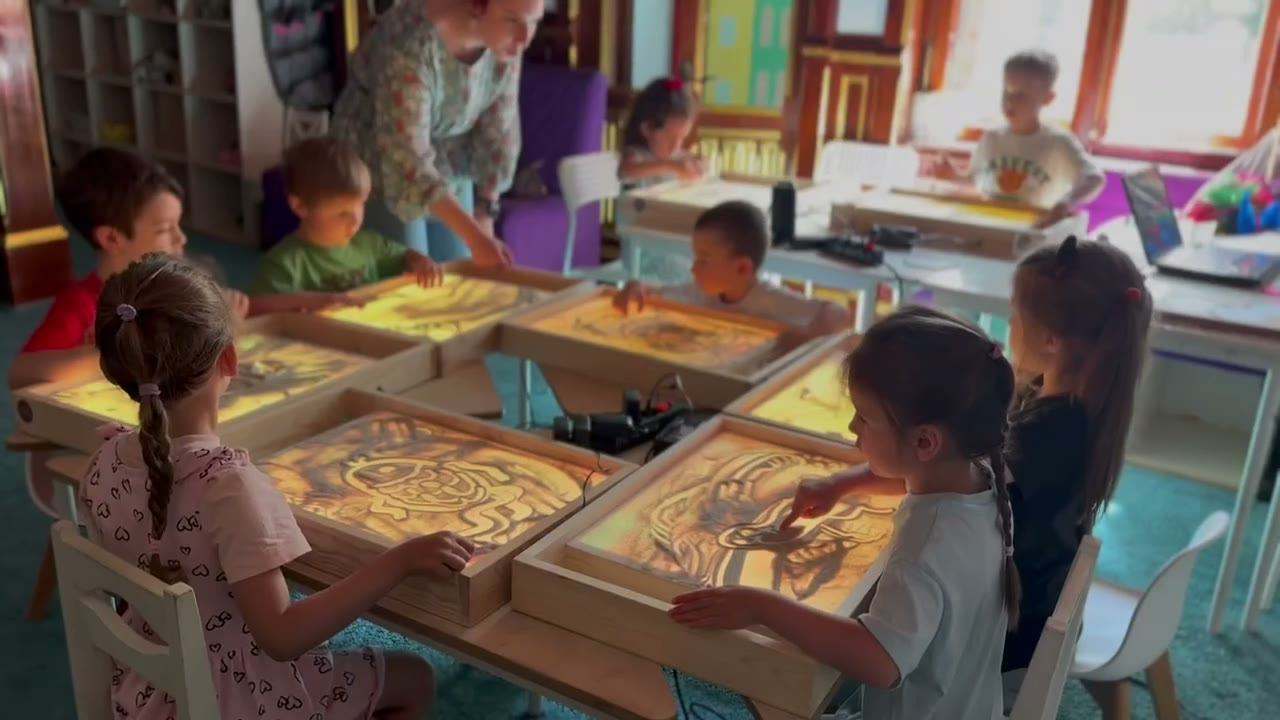
#> input picture assets/img/posters/club_sand.jpg, 1280 x 720 px
$ python -i media.py   (imports and definitions only)
#> lines starting #> are read from the running program, lines starting #| are printed output that depends on the picture
#> further down, picture is the input picture: PIL image 1280x720 RGB; mean R, G, B 103.1, 87.6, 78.1
"""Готовит фото, постеры, видео и кадры 3D-макета для сайта Ай Про, версия A.

Видео пережимаются в H.264 (CRF 28, не больше 1280 px по длинной стороне, без звука, faststart):
главное видео первого экрана — короткий фрагмент обзора школы, 1,5–3 МБ.
Запуск: python3 gen/media.py <папка assets сайта> [photos|video|all]"""
import os, shutil, subprocess, sys
from PIL import Image, ImageEnhance

SRC = '/home/claude/src/site/assets'
TOUR_SRC = '/home/claude/video/tour_hd.mp4'  # обзор школы 1080p (85 с) — для первого экрана берём 30 с
SUMMER_CLUB_SRC = '/home/claude/video/summer_club_70.mp4'  # летний клуб, 70 с (как было на сайте)
# видео в блоках и альбомах
VIDEOS = ['terr_overview', 'clubs_dance', 'hero_live', 'terr_walk', 'club_wood', 'summer_yard', 'lessons',
          'gal_craft_birdhouse', 'gal_club_judo', 'club_sand', 'gal_event_lastbell', 'summer_club']
# [1 line that did not run here, left out]
WHAT = sys.argv[2] if len(sys.argv) > 2 else 'all'
# [1 line not run here, left out]


# [13 lines left out: function jpg, not called in this run]


def brighter(im):
    """Трансфер: исходный кадр тёмный — чуть светлее и теплее, без смены сюжета."""
    im = ImageEnhance.Brightness(im).enhance(1.22)
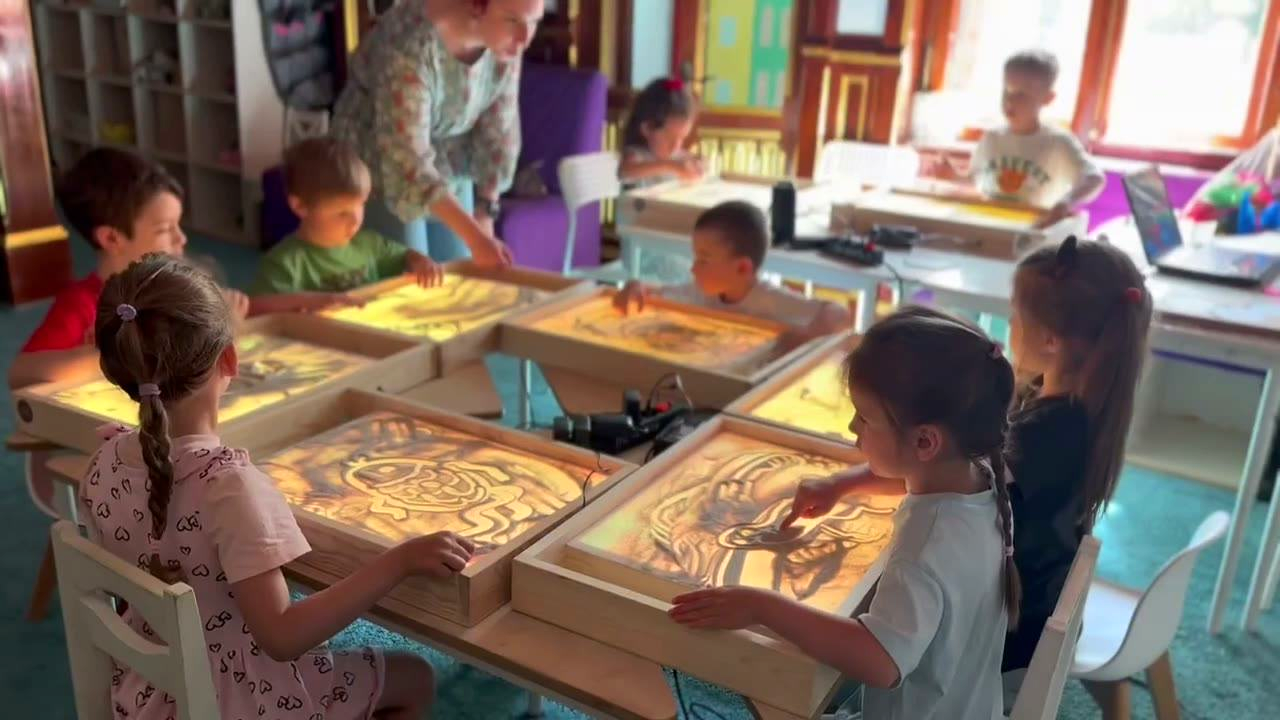
#> im: PIL image 1280x720 RGB; mean R, G, B 125.3, 106.3, 94.8
    im = ImageEnhance.Contrast(im).enhance(1.04)
    return ImageEnhance.Color(im).enhance(1.08)


# фото из архива сайта (имя на сайте: файл в архиве)
photos = {
    'facade': 'img/real/terr01.jpg',  # фасад без многоэтажки за особняком
    'mansion': 'img/real/poster_hero_live.jpg',  # обложка концепции: вход в особняк, светлый кадр
    'food': 'img/real/food_hd.jpg',
    'ped-argat': 'img/real/ped_Argat.jpg', 'ped-veselova': 'img/real/ped_Veselova.jpg',
    'ped-gordienko': 'img/real/ped_Gordienko.jpg', 'ped-melnikova': 'img/real/ped_Melnikova.jpg',
    'bus': 'img/real/chat_bus.jpg',
    'hiphop': 'img/real/chat_hiphop_team.jpg', 'judo': 'img/real/chat_judo_throw.jpg', 'court': 'img/real/sport_court.jpg',
    'chess-lesson': 'img/real/chat_chess_lesson.jpg', 'guitar': 'img/real/chat_guitar.jpg', 'theatre': 'img/real/chat_theatre_queen.jpg',
    'craft-room': 'img/real/chat_craft_room.jpg',
    'zoo': 'img/real/gal_summer_zoo.jpg', 'foam': 'img/real/g11.jpg', 'hike': 'img/real/gal_summer_hike.jpg', 'herbs': 'img/real/gal_summer_herbs.jpg',
    'flags': 'img/real/chat_summer_flags.jpg', 'pool': 'img/real/chat_terr_pool.jpg',
    'paint': 'img/real/c05.jpg', 'drawings': 'img/real/g09.jpg', 'chess-club': 'img/real/gal_club_chess.jpg', 'piano': 'img/real/club_piano.jpg',
    'recording': 'img/real/chat_recording.jpg', 'hiphop-yard': 'img/real/gal_club_hiphop.jpg', 'grotto': 'img/real/chat_terr_grotto.jpg',
    'fountain': 'img/real/gal_terr_fountain.jpg', 'stairs': 'img/real/chat_terr_stairs.jpg', 'playground': 'img/real/gal_terr_playground.jpg',
    'dance-yard': 'img/real/g16.jpg', 'september': 'img/real/gal_event_september.jpg', 'choir': 'img/real/mus01.jpg', 'round-dance': 'img/real/c02.jpg',
    'lineup': 'img/real/gal_event_lineup.jpg', 'award': 'img/real/evt01.jpg', 'costumes': 'img/real/gal_event_costumes.jpg',
    'k_main': 'img/posters/club_sand.jpg', 'p_main': 'img/real/lesson_desks.jpg', 'm_main': 'img/real/c06.jpg', 's_main': 'img/real/gal_club_chess.jpg',
}


# [65 lines left out: functions wordmarks, do_photos, enc, poster, do_video, not called in this run]


# [5 lines not run here, left out]

>>> from PIL import Image
>>> picture = Image.open('../assets/img/posters/club_sand.jpg')
>>> result = brighter(picture)

$ run again, on assets/img/posters/club_wood-sm.jpg
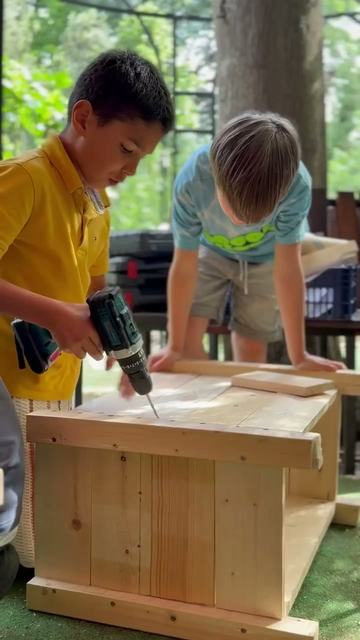
#> input picture assets/img/posters/club_wood-sm.jpg, 360 x 640 px
#> picture is the input picture: PIL image 360x640 RGB; mean R, G, B 123.1, 108.5, 77.4
#> in brighter, `im = ImageEnhance.Brightness(im).enhance(1.22)`:
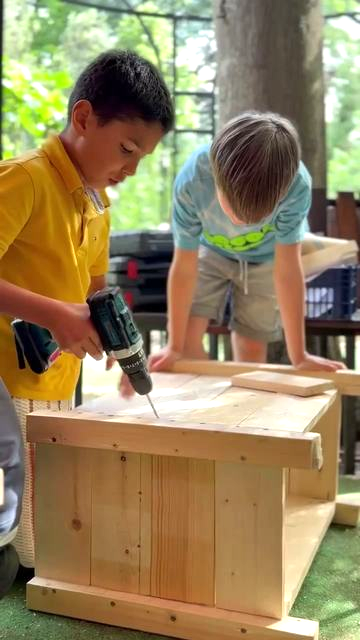
#> im: PIL image 360x640 RGB; mean R, G, B 149, 130.8, 93.7

$ run again, on assets/img/posters/clubs_dance-sm.jpg
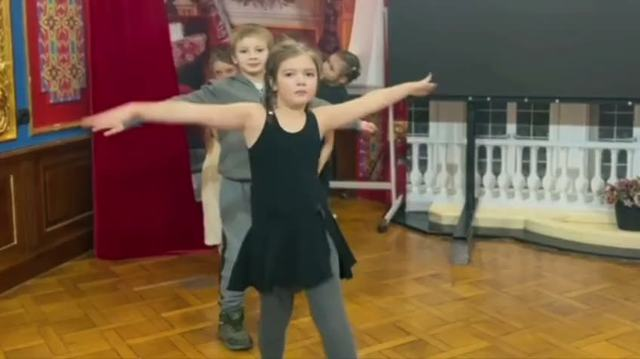
#> input picture assets/img/posters/clubs_dance-sm.jpg, 640 x 359 px
#> picture is the input picture: PIL image 640x359 RGB; mean R, G, B 113.9, 89, 67.3
#> in brighter, `im = ImageEnhance.Brightness(im).enhance(1.22)`:
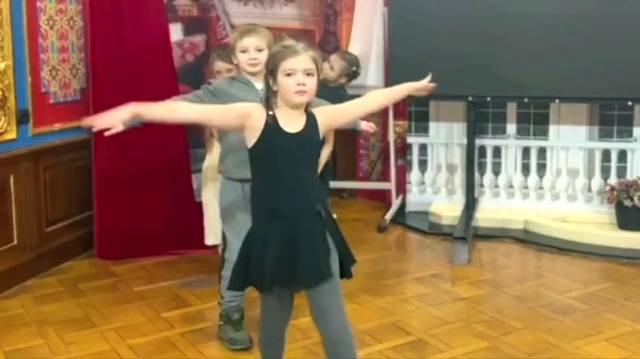
#> im: PIL image 640x359 RGB; mean R, G, B 138.2, 108.1, 81.6
